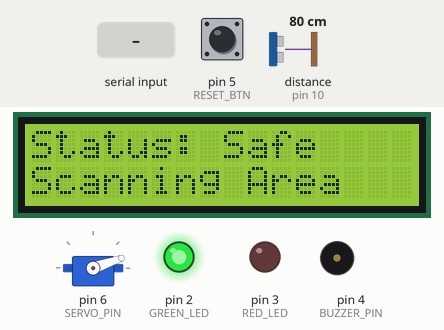
Bench run of a sketch on a simulated Arduino Uno, built with avr-gcc and run on an emulated ATmega328P. Parts: 16×2 character LCD, servo, output pins drawn as LEDs (lit = HIGH), buzzer (waves = sounding). Wiring (inferred from the names in the program): ultrasonic range finder: trigger pin 9; echo pin 10. The test bench sets the inputs (shaded band); at power-on: pin 5 (RESET_BTN) HIGH, distance to the obstacle (sensor on pin 10) 80 cm. The echo pulse lasts 58.3 µs per cm; pins used as bus, display or sensor lines are not drawn; what the sketch prints to the serial monitor is not drawn.

Above: at 2.98 s.
3.0 s: "CMD:RISK:HIGH\n" received over Serial
At 3.14 s:
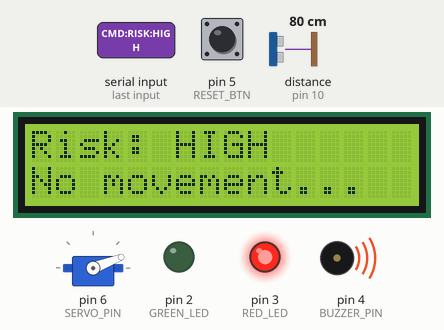
4.7 s: pin 5 (RESET_BTN) pulled LOW for 0.15 s
At 5.0 s:
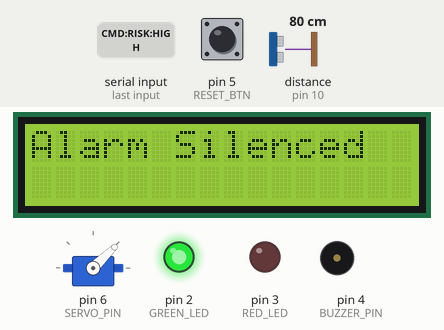
5.4 s: "CMD:RISK:EMERGENCY\n" received over Serial
At 5.84 s:
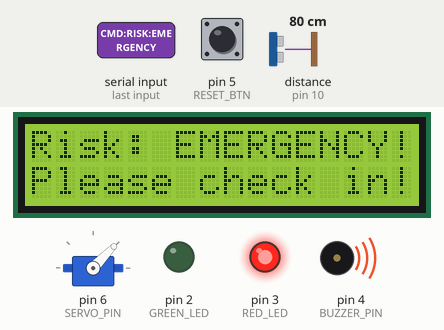
7.4 s: distance to the obstacle (sensor on pin 10) set to 2 cm
9.8 s: pin 5 (RESET_BTN) pulled LOW for 1 s
At 10.6 s:
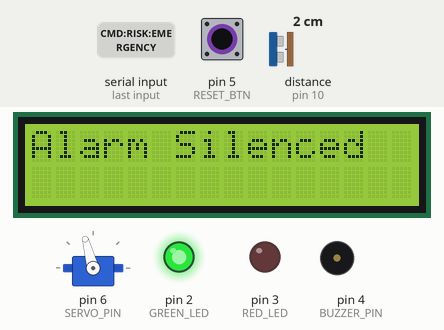
11.4 s: "CMD:RISK:HIGH\n" received over Serial
At 11.49 s:
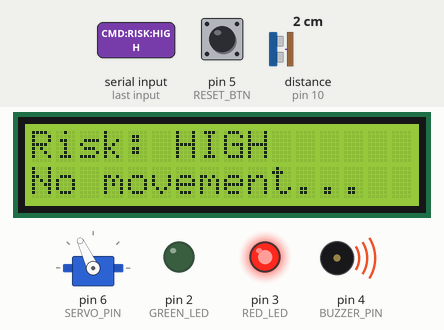
Timing chart, 0 to 16.1 s (numbered marks = the images above; inputs shaded):
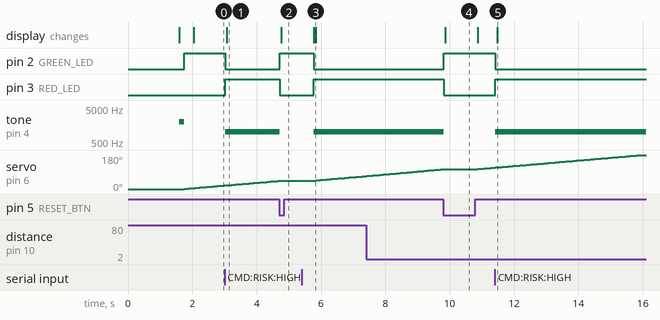

The sketch:

main.ino
```cpp
#include <Wire.h>
#include <LiquidCrystal_I2C.h>
#include <Servo.h>
#define TRIG_PIN 9
#define ECHO_PIN 10
#define GREEN_LED 2
#define RED_LED 3
#define BUZZER_PIN 4
#define RESET_BTN 5
#define SERVO_PIN 6
LiquidCrystal_I2C* lcd = nullptr;
Servo scannerServo;
// Global State
int servoAngle = 0;
int sweepDirection = 1;
unsigned long lastSweepTime = 0;
const int sweepDelay = 60; // Slower sweep prevents voltage drops
String riskState = "SAFE";
String lastRiskState = "NONE";
String incomingCommand = "";
// Button Debounce
unsigned long lastButtonPressTime = 0;
int lastButtonState = HIGH;
void setup() {
  Serial.begin(9600);
  Wire.begin();

  // Prevent Wire library from freezing forever on loose I2C wires
  #if defined(__AVR__)
  Wire.setWireTimeout(3000, true);
  #endif
  pinMode(TRIG_PIN, OUTPUT);
  pinMode(ECHO_PIN, INPUT);
  pinMode(GREEN_LED, OUTPUT);
  pinMode(RED_LED, OUTPUT);
  pinMode(BUZZER_PIN, OUTPUT);
  pinMode(RESET_BTN, INPUT_PULLUP);

  // Guarantee silence on boot
  noTone(BUZZER_PIN);

  // --- GODMODE: SAFE I2C SCANNER ---
  Wire.beginTransmission(0x27);
  if (Wire.endTransmission() == 0) {
    lcd = new LiquidCrystal_I2C(0x27, 16, 2);
  } else {
    Wire.beginTransmission(0x3F);
    if (Wire.endTransmission() == 0) {
      lcd = new LiquidCrystal_I2C(0x3F, 16, 2);
    }
  }
  if (lcd != nullptr) {
    lcd->init();
    lcd->backlight();
    lcd->setCursor(0, 0);
    lcd->print("SEAMS System");
    lcd->setCursor(0, 1);
    lcd->print("Initializing...");
  }

  scannerServo.attach(SERVO_PIN);
  scannerServo.write(0);

  delay(1500);
  if (lcd != nullptr) lcd->clear();
  // Startup Chirp
  tone(BUZZER_PIN, 2000);
  delay(150);
  noTone(BUZZER_PIN);
}
long getDistance() {
  digitalWrite(TRIG_PIN, LOW);
  delayMicroseconds(2);
  digitalWrite(TRIG_PIN, HIGH);
  delayMicroseconds(10);
  digitalWrite(TRIG_PIN, LOW);

  long duration = pulseIn(ECHO_PIN, HIGH, 30000); // 30ms timeout prevents freezing
  long distance = (duration * 0.034) / 2;

  if (distance == 0) return 999;
  return distance;
}
void loop() {
  // 1. Process Incoming Website Commands safely
  while (Serial.available() > 0) {
    char c = Serial.read();
    if (c == '\n') {
      incomingCommand.trim();
      if (incomingCommand == "CMD:RISK:HIGH") riskState = "HIGH";
      else if (incomingCommand == "CMD:RISK:EMERGENCY") riskState = "EMERGENCY";
      else if (incomingCommand == "CMD:SAFE") riskState = "SAFE";
      incomingCommand = "";
    } else {
      incomingCommand += c;
    }
  }
  // 2. Hardware Button Logic (Debounced & Safe)
  int reading = digitalRead(RESET_BTN);
  if (reading == LOW && lastButtonState == HIGH) {
    if (millis() - lastButtonPressTime > 300) {
      lastButtonPressTime = millis();

      // Force hardware safe state
      riskState = "SAFE";
      lastRiskState = "NONE";

      noTone(BUZZER_PIN);
      digitalWrite(GREEN_LED, HIGH);
      digitalWrite(RED_LED, LOW);

      if (lcd != nullptr) {
        lcd->clear();
        lcd->print("Alarm Silenced");
      }

      // Send multiple times to guarantee transmission
      Serial.println("EVENT:RESET_PRESSED");
      Serial.println("EVENT:RESET_PRESSED");

      delay(1000);
      if (lcd != nullptr) lcd->clear();
    }
  }
  lastButtonState = reading;
  // 3. Act on State Changes only once (Prevents buzzer/LCD crashing)
  if (riskState != lastRiskState) {
    if (lcd != nullptr) lcd->clear();

    if (riskState == "EMERGENCY") {
      digitalWrite(GREEN_LED, LOW);
      digitalWrite(RED_LED, HIGH);

      tone(BUZZER_PIN, 1000); // PASSIVE BUZZER ON

      if (lcd != nullptr) {
        lcd->setCursor(0, 0);
        lcd->print("Risk: EMERGENCY!");
        lcd->setCursor(0, 1);
        lcd->print("Please check in!");
      }
    }
    else if (riskState == "HIGH") {
      digitalWrite(GREEN_LED, LOW);
      digitalWrite(RED_LED, HIGH);

      tone(BUZZER_PIN, 1000); // PASSIVE BUZZER ON FOR HIGH RISK

      if (lcd != nullptr) {
        lcd->setCursor(0, 0);
        lcd->print("Risk: HIGH      ");
        lcd->setCursor(0, 1);
        lcd->print("No movement...  ");
      }
    }
    else {
      digitalWrite(GREEN_LED, HIGH);
      digitalWrite(RED_LED, LOW);
      noTone(BUZZER_PIN);
    }

    lastRiskState = riskState;
  }
  // 4. Update Safe LCD Display periodically without clearing the screen
  if (riskState == "SAFE" && (millis() % 2000 < 50)) {
    if (lcd != nullptr) {
      lcd->setCursor(0, 0);
      lcd->print("Status: Safe    ");
      lcd->setCursor(0, 1);
      lcd->print("Scanning Area   ");
    }
  }
  // 5. Send telemetry data
  long distance = getDistance();
  Serial.print("DISTANCE:");
  Serial.print(distance);
  Serial.print(",ANGLE:");
  Serial.println(servoAngle);
  // 6. Sweep Servo
  if (millis() - lastSweepTime > sweepDelay) {
    lastSweepTime = millis();
    servoAngle += sweepDirection;

    if (servoAngle >= 180) {
      servoAngle = 180;
      sweepDirection = -1;
    } else if (servoAngle <= 0) {
      servoAngle = 0;
      sweepDirection = 1;
    }
    scannerServo.write(servoAngle);
  }
}
```

Measured:
- after the input at 3.0 s, pin 2 (GREEN_LED): HIGH → LOW at once; pin 3 (RED_LED): LOW → HIGH at once; tone on pin 4 (BUZZER_PIN): silent → 1000 Hz at once; the display: changes after 0.07 s (image 1)
- after the input at 4.7 s, pin 2 (GREEN_LED): LOW → HIGH at once; pin 3 (RED_LED): HIGH → LOW at once; tone on pin 4 (BUZZER_PIN): 1000 Hz → silent at once; servo on pin 6 (SERVO_PIN): goes on until 4.7 s, then stays 44°; the display: changes after 0.06 s (image 2)
- after the input at 5.4 s, pin 2 (GREEN_LED): HIGH → LOW after 0.38 s; pin 3 (RED_LED): LOW → HIGH after 0.38 s; tone on pin 4 (BUZZER_PIN): silent → 1000 Hz after 0.38 s; the display: first differs from a run without the input after 0.44 s (image 3)
- after the input at 9.8 s, pin 2 (GREEN_LED): LOW → HIGH at once; pin 3 (RED_LED): HIGH → LOW at once; tone on pin 4 (BUZZER_PIN): 1000 Hz → silent at once; the display: changes after 0.06 s (image 4)
- after the input at 11.4 s, pin 2 (GREEN_LED): HIGH → LOW at once; pin 3 (RED_LED): LOW → HIGH at once; tone on pin 4 (BUZZER_PIN): silent → 1000 Hz at once; the display: changes after 0.08 s (image 5)
